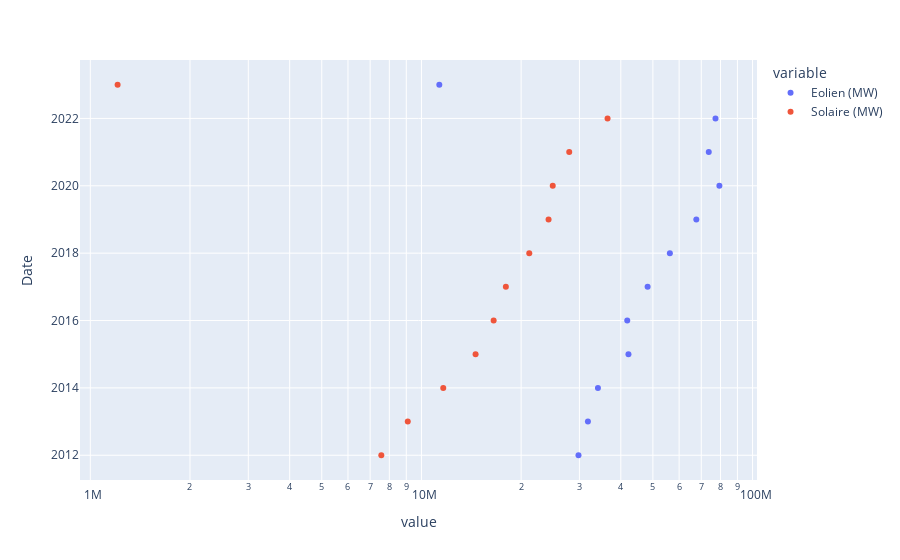

Notebook code cell kept with this figure:
### Code cell
fig = px.scatter(df2, x=["Eolien (MW)","Solaire (MW)"], y=df2.index , log_x=True, size_max=60)
fig.show()

### Figure 1 — Plotly figure (JSON) as saved in the notebook; plotly's stock layout.template omitted (floating-point values rounded to 4 significant figures)
{"data": [{"hovertemplate": "variable=Eolien (MW)<br>value=%{x}<br>Date=%{y}<extra></extra>", "legendgroup": "Eolien (MW)", "marker": {"color": "#636efa", "symbol": "circle"}, "mode": "markers", "name": "Eolien (MW)", "orientation": "v", "showlegend": true, "type": "scatter", "x": [29805428, 31824677, 34117949, 42188536, 41835785, 48195150, 56261758, 67632131, 79400566, 73739719, 77270336, 11322990], "xaxis": "x", "y": [2012, 2013, 2014, 2015, 2016, 2017, 2018, 2019, 2020, 2021, 2022, 2023], "yaxis": "y"}, {"hovertemplate": "variable=Solaire (MW)<br>value=%{x}<br>Date=%{y}<extra></extra>", "legendgroup": "Solaire (MW)", "marker": {"color": "#EF553B", "symbol": "circle"}, "mode": "markers", "name": "Solaire (MW)", "orientation": "v", "showlegend": true, "type": "scatter", "x": [7565621, 9093014, 11637814, 14572667, 16521641, 17987318, 21165605, 24204342, 24918040, 27944713, 36480807, 1208953], "xaxis": "x", "y": [2012, 2013, 2014, 2015, 2016, 2017, 2018, 2019, 2020, 2021, 2022, 2023], "yaxis": "y"}], "layout": {"autosize": true, "legend": {"title": {"text": "variable"}, "tracegroupgap": 0}, "margin": {"t": 60}, "xaxis": {"anchor": "y", "autorange": true, "domain": [0, 1], "range": [5.974, 8.008], "title": {"text": "value"}, "type": "log"}, "yaxis": {"anchor": "x", "autorange": true, "domain": [0, 1], "range": [2011.0, 2024.0], "title": {"text": "Date"}, "type": "linear"}}}
